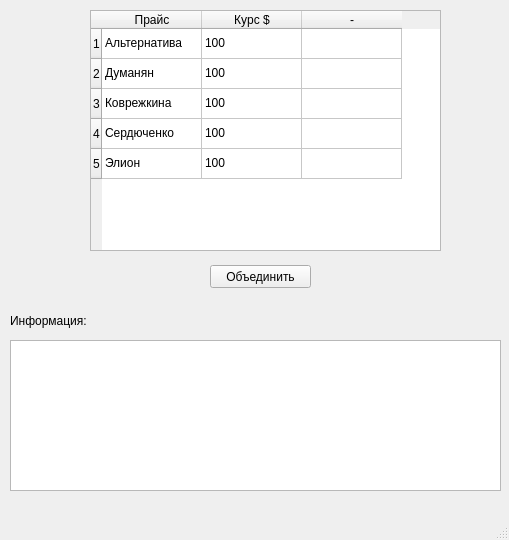
<?xml version="1.0" encoding="UTF-8"?>
<ui version="4.0">
 <class>MainWindow</class>
 <widget class="QMainWindow" name="MainWindow">
  <property name="geometry">
   <rect>
    <x>0</x>
    <y>0</y>
    <width>509</width>
    <height>540</height>
   </rect>
  </property>
  <property name="windowTitle">
   <string>MainWindow</string>
  </property>
  <widget class="QWidget" name="centralwidget">
   <widget class="QTableWidget" name="tableWidget">
    <property name="geometry">
     <rect>
      <x>90</x>
      <y>10</y>
      <width>351</width>
      <height>241</height>
     </rect>
    </property>
    <row>
     <property name="text">
      <string>1</string>
     </property>
    </row>
    <row>
     <property name="text">
      <string>2</string>
     </property>
    </row>
    <row>
     <property name="text">
      <string>3</string>
     </property>
    </row>
    <row>
     <property name="text">
      <string>4</string>
     </property>
    </row>
    <row>
     <property name="text">
      <string>5</string>
     </property>
    </row>
    <column>
     <property name="text">
      <string>Прайс</string>
     </property>
    </column>
    <column>
     <property name="text">
      <string>Курс $</string>
     </property>
    </column>
    <column>
     <property name="text">
      <string>-</string>
     </property>
    </column>
    <item row="0" column="0">
     <property name="text">
      <string>Альтернатива</string>
     </property>
    </item>
    <item row="0" column="1">
     <property name="text">
      <string>100</string>
     </property>
    </item>
    <item row="1" column="0">
     <property name="text">
      <string>Думанян</string>
     </property>
    </item>
    <item row="1" column="1">
     <property name="text">
      <string>100</string>
     </property>
    </item>
    <item row="2" column="0">
     <property name="text">
      <string>Коврежкина</string>
     </property>
    </item>
    <item row="2" column="1">
     <property name="text">
      <string>100</string>
     </property>
    </item>
    <item row="3" column="0">
     <property name="text">
      <string>Сердюченко</string>
     </property>
    </item>
    <item row="3" column="1">
     <property name="text">
      <string>100</string>
     </property>
    </item>
    <item row="4" column="0">
     <property name="text">
      <string>Элион</string>
     </property>
    </item>
    <item row="4" column="1">
     <property name="text">
      <string>100</string>
     </property>
    </item>
   </widget>
   <widget class="QPushButton" name="LoadAll">
    <property name="geometry">
     <rect>
      <x>210</x>
      <y>265</y>
      <width>101</width>
      <height>23</height>
     </rect>
    </property>
    <property name="text">
     <string>Объединить</string>
    </property>
   </widget>
   <widget class="QTextBrowser" name="textBrowser">
    <property name="geometry">
     <rect>
      <x>10</x>
      <y>340</y>
      <width>491</width>
      <height>151</height>
     </rect>
    </property>
   </widget>
   <widget class="QLabel" name="label">
    <property name="geometry">
     <rect>
      <x>10</x>
      <y>300</y>
      <width>81</width>
      <height>41</height>
     </rect>
    </property>
    <property name="font">
     <font>
      <pointsize>9</pointsize>
     </font>
    </property>
    <property name="text">
     <string>Информация:</string>
    </property>
   </widget>
  </widget>
  <widget class="QMenuBar" name="menubar">
   <property name="geometry">
    <rect>
     <x>0</x>
     <y>0</y>
     <width>509</width>
     <height>21</height>
    </rect>
   </property>
  </widget>
  <widget class="QStatusBar" name="statusbar"/>
 </widget>
 <resources/>
 <connections/>
</ui>
